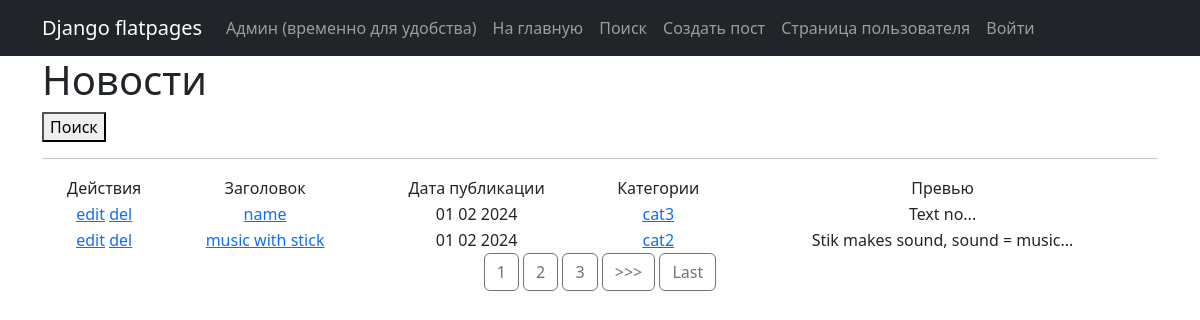
The page /news/ on the database as committed earlier.
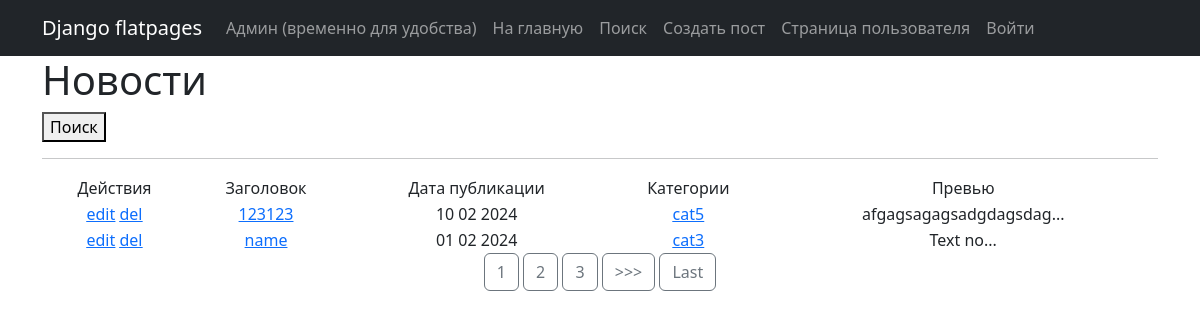
The same page on the database as committed later.
### news/models.py (models this page shows, shortened)
class Post(models.Model):
    author = models.ForeignKey(Authors, on_delete=models.CASCADE)
    articleORnews = models.BooleanField()  # article true / news false
    date_time = models.DateTimeField(auto_now_add=True)
    m_to_m_cat = models.ManyToManyField(Category, through="PostCategory")
    name = models.CharField(max_length=255)
    text = models.TextField()
    rating = models.IntegerField(default=0)
    def preview(self):
        if not self.text:
            return 'No text'
        else:
            return self.text[:50] + '...'
    def self_name(self):
        if not self.name:
            return 'No name'
        else:
            return self.name

class Category(models.Model):
    CatName = models.CharField(max_length=50, unique=True)
    subs = models.ManyToManyField(User, related_name='cats')
    def __str__(self):
        return self.CatName

### news/views.py (the view)
# urls.py: path('', NewsList.as_view(), name='main'),
class NewsList(ListView):
    model = Post
    ordering = '-date_time'
    template_name = 'news.html'
    context_object_name = 'news'
    paginate_by = 2
    def get_context_data(self, **kwargs):
        context = super().get_context_data(**kwargs)
        context['filter'] = NewsFilter(self.request.GET, queryset=self.get_queryset())
        context['form'] = NewsForm()
        return context

### templates/news.html (shortened to what this page needs)
{% extends 'flatpages/default.html' %}
{% block content %}
    <div class="col-lg-12 text-start">
    <h1>Новости</h1>
        <form action="search">
    <button>Поиск</button>
</form>
    <hr>
    {% if news %}
       <div class="col-lg-12 text-center">
       <table class="col-lg-12 text-center">
           <tr>
               <td>
                   Действия
               </td>
               <td>
                   Заголовок
               </td>
               <td>
                   Дата публикации
               </td>
               <td>
                   Категории
               </td>
               <td>
                   Превью
               </td>
           </tr>
           {% for post in news %}
           <tr>
               <td>
                   <a href="{% url 'post_update' post.id %}"><u>edit</u></a>
                   <a href="{% url 'post_delete' post.id %}"><u> del </u></a>
               </td>
               <td>
                   <a href="{% url 'post_detail' post.id %}">{{ post.self_name }}</a>
               </td>
               <td>
                   {{ post.date_time|date:'d m Y' }}
               </td>
               <td>
                   {% for cats in post.m_to_m_cat.all %}
                   <a href="{% url 'catlist' cats.id %}"><u>{{ cats }}</u></a>
                   {% endfor %}
               </td>
               <td>
                   {{ post.preview }}
               </td>
           </tr>
           {% endfor %}
       </table>
       </div>
    {% else %}
        <h2>Нет новостей</h2>
    {% endif %}
    </div>
<div class="col-lg-12 text-center">
{% if is_paginated %}
    {% for num in page_obj.paginator.page_range %}
        {% if page_obj.number == num %}
            <a class="btn btn-outline-secondary btn-sn">{{ num }}</a>
        {% elif num > page_obj.number|add:'-3' and num < page_obj.number|add:'3' %}            <a href="?page={{ num }}" class="btn btn-outline-secondary btn-sn">{{ num }}</a>
        {% endif %}
    {% endfor %}
    {% if page_obj.has_next %}
        <a href="?page={{ page_obj.next_page_number }}" class="btn btn-outline-secondary btn-sn">>>></a>
        <a href="?page={{ page_obj.paginator.num_pages }}" class="btn btn-outline-secondary btn-sn">Last</a>
    {% endif %}
{% endif %}
    </div>
{% endblock content %}

Rows that differ between the two databases and show on the page:
no longer on this page (row unchanged): Post: self_name "music with stick", date_time "01 02 2024", preview "Stik makes sound, sound = music..."
no longer on this page (row unchanged): Category: CatName "cat2", shown under "music with stick"
added Post: self_name "123123", date_time "10 02 2024", preview "afgagsagagsadgdagsdag..."
added Category: CatName "cat5", shown under "123123"
